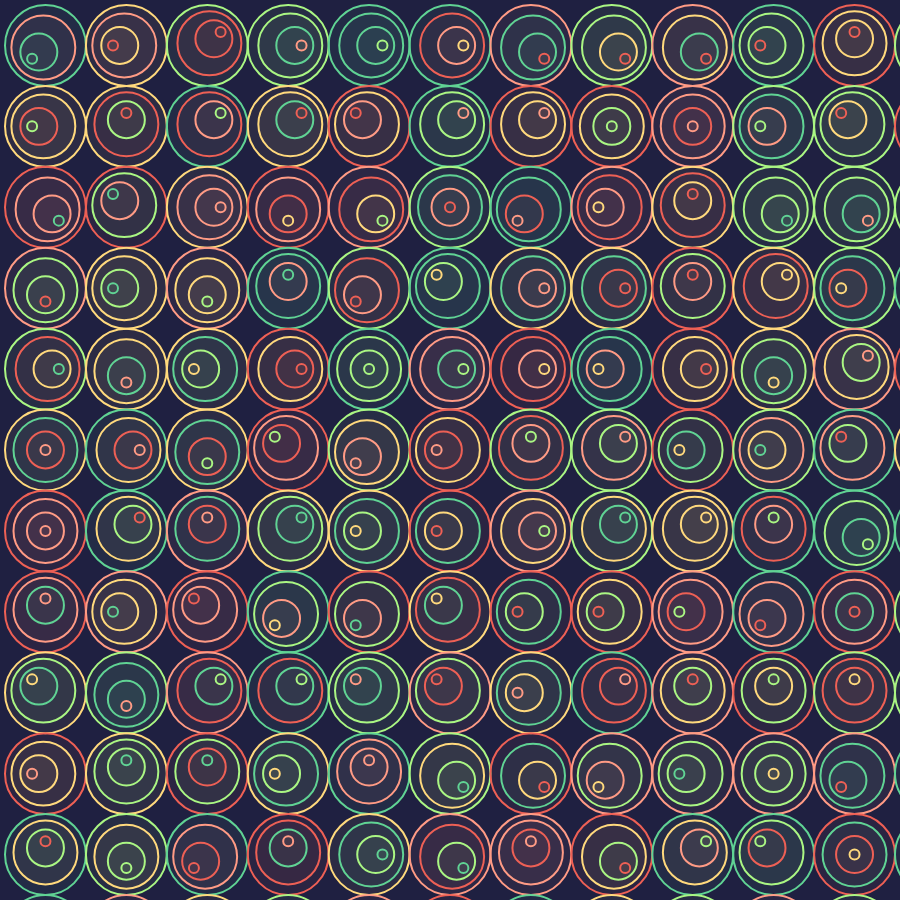
Frame 1 (no input)
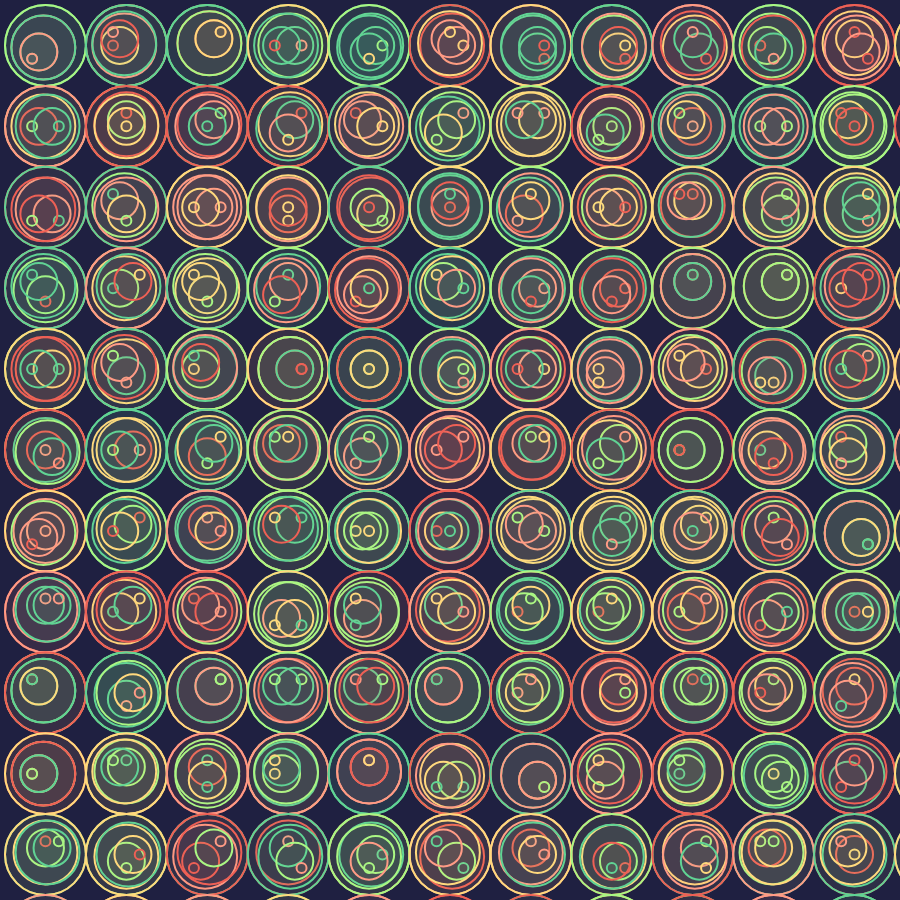
Frame 2 (the mouse pressed at the canvas centre, redrawn once)

The p5.js sketch that drew these frames (run headless with seeded random() and noise() and a simulated clock; the mouse was pressed at the canvas centre and the sketch redrawn once):

// p5.js sketch
// ── sketch.js
// Vars
let size = window.innerWidth * 0.75;

let cols = 11;
let finalSize = 10;
let startSteps;
let offset = 5;
let tileStep = (size - offset * 2) / cols;
let startSize = tileStep;
let directions = [-1, 0, 1];

let colors = ["ee6055", "60d394", "aaf683", "ffd97d", "ff9b85"];

function setup() {
  createCanvas(size, size);

  strokeWeight(2);
  background("#" + "1f2041");

  // blendMode(ADD);

  noFill();

  // Must be last line
  noLoop();
}

function draw() {
  for (var x = offset; x < size - offset; x += tileStep) {
    for (var y = offset; y < size - offset; y += tileStep) {
      startSteps = 2 + int(random(1, 2));
      var xDirection = random(directions);
      var yDirection = random(directions);

      drawSquare(
        x,
        y,
        startSize,
        startSize,
        xDirection,
        yDirection,
        startSteps - 1
      );
    }
  }
}

function drawSquare(x, y, width, height, xMovement, yMovement, steps) {
  let c = color("#" + random(colors));
  stroke(c);
  c.setAlpha(15);
  fill(c);

  // if (random() <= 0.05) {
  // rect(x, y, width, height);
  // } else {
  circle(x + width / 2, y + width / 2, width);
  // }

  if (steps >= 0) {
    var newSize = startSize * (steps / startSteps) + finalSize;
    var newX = x + (width - newSize) / 2;
    var newY = y + (height - newSize) / 2;
    newX = newX - ((x - newX) / (steps + 2)) * xMovement;
    newY = newY - ((y - newY) / (steps + 2)) * yMovement;
    drawSquare(newX, newY, newSize, newSize, xMovement, yMovement, steps - 1);
  }
}
